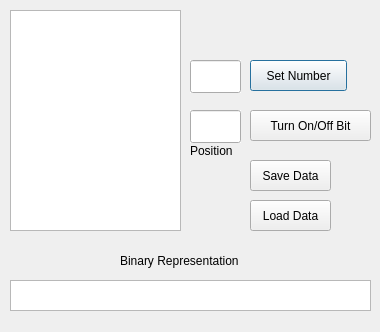
<?xml version="1.0" encoding="UTF-8"?>
<ui version="4.0">
 <class>Tarea3</class>
 <widget class="QDialog" name="Tarea3">
  <property name="geometry">
   <rect>
    <x>0</x>
    <y>0</y>
    <width>380</width>
    <height>332</height>
   </rect>
  </property>
  <property name="windowTitle">
   <string>Dialog</string>
  </property>
  <widget class="QPlainTextEdit" name="plainTextEdit">
   <property name="geometry">
    <rect>
     <x>10</x>
     <y>10</y>
     <width>171</width>
     <height>221</height>
    </rect>
   </property>
   <property name="readOnly">
    <bool>true</bool>
   </property>
  </widget>
  <widget class="QPushButton" name="SetNumberBtn">
   <property name="geometry">
    <rect>
     <x>250</x>
     <y>60</y>
     <width>97</width>
     <height>31</height>
    </rect>
   </property>
   <property name="text">
    <string>Set Number</string>
   </property>
  </widget>
  <widget class="QLabel" name="label">
   <property name="geometry">
    <rect>
     <x>120</x>
     <y>250</y>
     <width>151</width>
     <height>21</height>
    </rect>
   </property>
   <property name="text">
    <string>Binary Representation</string>
   </property>
  </widget>
  <widget class="QPlainTextEdit" name="plaintextbinary">
   <property name="geometry">
    <rect>
     <x>10</x>
     <y>280</y>
     <width>361</width>
     <height>31</height>
    </rect>
   </property>
   <property name="readOnly">
    <bool>true</bool>
   </property>
  </widget>
  <widget class="QLineEdit" name="linenumber">
   <property name="geometry">
    <rect>
     <x>190</x>
     <y>60</y>
     <width>51</width>
     <height>33</height>
    </rect>
   </property>
   <property name="autoFillBackground">
    <bool>true</bool>
   </property>
  </widget>
  <widget class="QPushButton" name="TurnOnOffBtn">
   <property name="geometry">
    <rect>
     <x>250</x>
     <y>110</y>
     <width>121</width>
     <height>31</height>
    </rect>
   </property>
   <property name="text">
    <string>Turn On/Off Bit</string>
   </property>
  </widget>
  <widget class="QLineEdit" name="lineposition">
   <property name="geometry">
    <rect>
     <x>190</x>
     <y>110</y>
     <width>51</width>
     <height>33</height>
    </rect>
   </property>
   <property name="autoFillBackground">
    <bool>true</bool>
   </property>
  </widget>
  <widget class="QLabel" name="label_2">
   <property name="geometry">
    <rect>
     <x>190</x>
     <y>140</y>
     <width>51</width>
     <height>21</height>
    </rect>
   </property>
   <property name="text">
    <string>Position</string>
   </property>
  </widget>
  <widget class="QPushButton" name="SaveBtn">
   <property name="geometry">
    <rect>
     <x>250</x>
     <y>160</y>
     <width>81</width>
     <height>31</height>
    </rect>
   </property>
   <property name="text">
    <string>Save Data</string>
   </property>
  </widget>
  <widget class="QPushButton" name="LoadBtn">
   <property name="geometry">
    <rect>
     <x>250</x>
     <y>200</y>
     <width>81</width>
     <height>31</height>
    </rect>
   </property>
   <property name="text">
    <string>Load Data</string>
   </property>
  </widget>
 </widget>
 <resources/>
 <connections/>
</ui>
